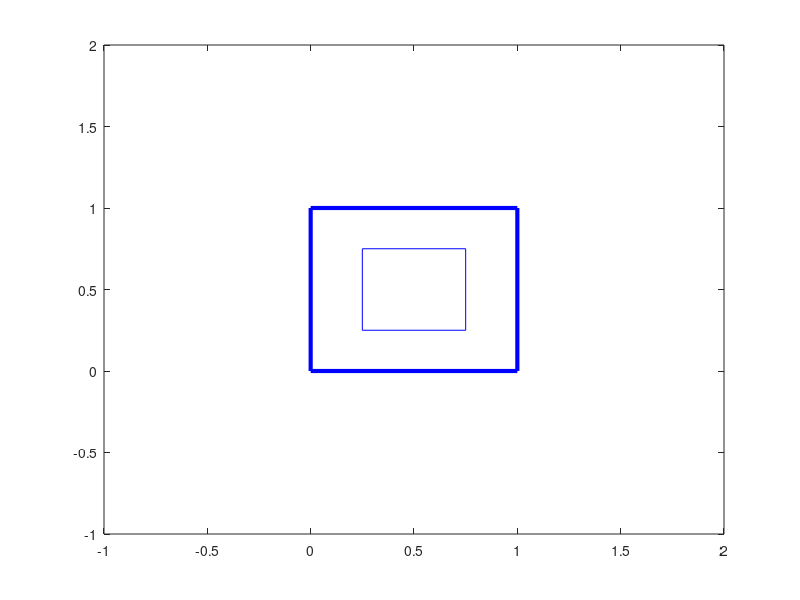

Reproduce this figure in MATLAB.
x1=0;
x2=1;
y1=0;
y2=1;
x = [x1, x2, x2, x1, x1];
y = [y1, y1, y2, y2, y1];
plot(x, y, 'b-', 'LineWidth', 3);
hold on;
x1=0.25;
x2=.75;
y1=0.25;
y2=.75;
x = [x1, x2, x2, x1, x1];
y = [y1, y1, y2, y2, y1];
plot(x, y, 'b-');
xlim([-1, 2]);
ylim([-1, 2]);
